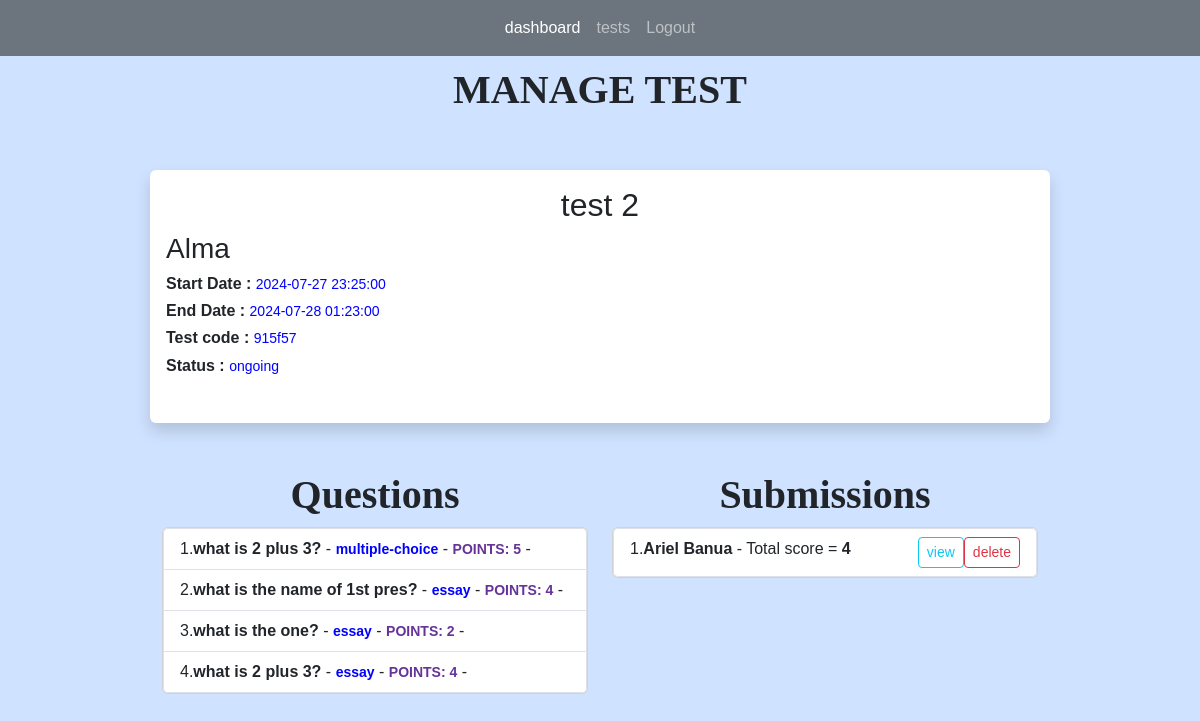
Page /tests/7 (signed in) on the earlier database version.
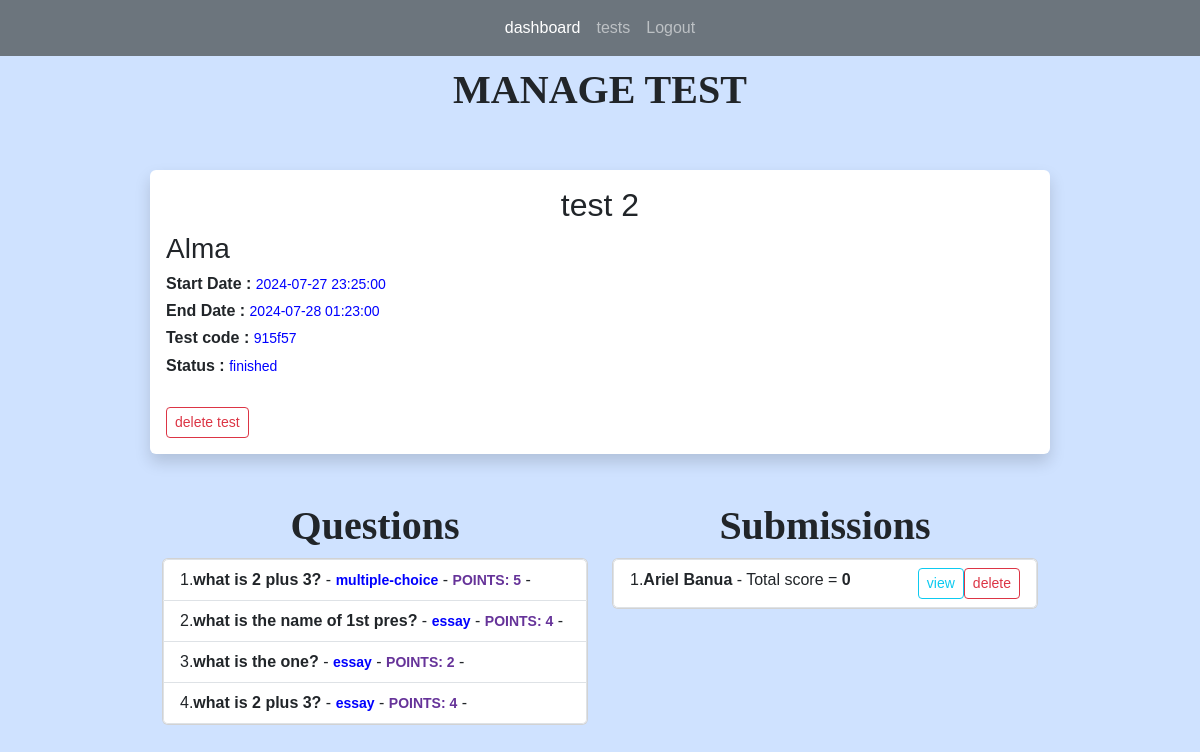
Same page on the later database version.
### app.py (models this page shows)
class Tests(db.Model):
    test_id = db.Column(db.Integer, primary_key=True)
    title = db.Column(db.String(255))
    start_date = db.Column(db.DateTime, nullable = False)
    end_date = db.Column(db.DateTime, nullable = False)
    status = db.Column(db.String(255))
    teacher_id = db.Column(db.Integer, db.ForeignKey('users.id'))
    teacher = db.relationship('Users', backref=db.backref('tests', lazy=True))
    questions = db.relationship("Questions", backref="question_list")
    code = db.Column(db.String(6), unique=True)  # column to store the unique code
    students = db.relationship('Users', secondary='test_students', backref=db.backref('tests_registered', lazy=True))
    submissions = db.relationship('Submission', backref='test_submissions', lazy=True)

class Submission(db.Model):
    submission_id = db.Column(db.Integer, primary_key=True)
    student_id = db.Column(db.Integer, db.ForeignKey('users.id'))
    test_id = db.Column(db.Integer, db.ForeignKey('tests.test_id'))
    submitted_at = db.Column(db.DateTime, default=datetime.now)
    total_points = db.Column(db.Integer)
    student = db.relationship('Users', backref=db.backref('submitter', lazy=True))
    test = db.relationship('Tests', backref=db.backref('submission_test', lazy=True))
    answers = db.relationship('Answers', backref=db.backref('answered_questions', lazy=True), lazy=True)

class Users(db.Model, UserMixin):
    id = db.Column(db.Integer, primary_key = True)
    name = db.Column(db.String(200), nullable=False)
    email = db.Column(db.String(120), nullable=False, unique =True)
    password = db.Column(db.String(128), nullable=False)
    role = db.Column(db.String(80), nullable=False)
    submissions = db.relationship('Submission', backref='submitted_tests', lazy=True)

### app.py (the view)
@app.route('/tests/<int:id>', methods=['GET', 'POST'])
@login_required(role="teacher")
def test(id):
    test = Tests.query.get_or_404(id)
    questions = Questions.query.filter_by(test_id = id)
    return render_template('manage_test.html', test=test, questions=questions)

### app.py (called while the page is built)
@login_manager.user_loader
def load_user(user_id):
    return Users.query.get(int(user_id))

def login_required(role="ANY"):
    def wrapper(fn):
        @wraps(fn)
        def decorated_view(*args, **kwargs):
            if not current_user.is_authenticated:
               return login_manager.unauthorized()
            if ( (current_user.role != role) and (role != "ANY")):
                return login_manager.unauthorized()
            return fn(*args, **kwargs)
        return decorated_view
    return wrapper

### templates/manage_test.html (shortened to what this page needs)
{% extends 'index.html' %}
{% block content %}
<h1>MANAGE TEST</h1>
<br>
<br/>
<div class="shadow p-3 mb-5 bg-body rounded">
	<h2 style="text-align: center;">{{ test.title }}</h2>
    <h3>{{ test.teacher.name }} </h3>
	<h6><b>Start Date : </b><small style="color: blue;">{{ test.start_date }}</small></h6>
	<h6><b>End Date : </b><small style="color: blue;">{{ test.end_date }}</small></h6>
	<h6><b>Test code : </b><small style="color: blue;">{{ test.code }}</small></h6>
	<h6><b>Status : </b><small style="color: blue;">{{ test.status }}</small></h6>
	<br/>
	{% if test.status == 'scheduled' or test.status == "finished" %}
		<a class="btn btn-outline-danger btn-sm" data-bs-toggle="modal" data-bs-target="#confirmationModal" >delete test</a>
		<br/>
	{% endif %}
</div>
<div class="container text-center">
	<div class="row">
	  <div class="col">
		<h1>Questions</h1>
	  </div>
	  <div class="col">
		<h1>Submissions</h1>
	  </div>
	</div>
	<div class="row">
	  <div class="col">
		<div class="card">
			<ul class="list-group list-group-numbered">
				{% for question in questions %}
				<li style="text-align: left;" data-bs-toggle="collapse" href="#collapse-{{ question.question_id }}" class="list-group-item d-flex " aria-expanded="false" aria-controls="collapseExample">
					<div class="flex-grow-1">
						<h7 >
							<b>{{ question.question_text }} </b>-
							<small><b style="color: blue;">{{ question.question_type }}</b></small> -
							<small><b style="color: rebeccapurple;">POINTS: {{ question.points }}</b></small> -
						</h7>
					</div>
				</li>
				{% endfor %}
			</ul>
		</div>
	  </div>
	  <div class="col">
		<div class="card">
			<ul class="list-group list-group-numbered">
				{% for submission in test.submissions %}
				<li style="text-align: left;" class="list-group-item d-flex ">
					<div class="flex-grow-1">
						<b >
							{{ submission.student.name }}
						</b>
						- Total score = <b>{{ submission.total_points }}</b>
					</div>
					<a class="btn btn-outline-info btn-sm" href="{{ url_for('view_submission', id=test.test_id, submission_id = submission.submission_id)}}">view</a>
					<a class="btn btn-outline-danger btn-sm" data-bs-toggle="modal" data-bs-target="#subconfirmationModal-{{ submission.submission_id }}" >delete</a>
				</li>
				{% endfor %}
			</ul>
		</div>
	  </div>
	</div>
  </div>
{% endblock %}

Differences in the rows shown:
changed Tests "test 2": status "ongoing" → "finished"
changed Submission "Ariel Banua": total_points "4" → "0"
Other differences:
text now shown: "delete test"
